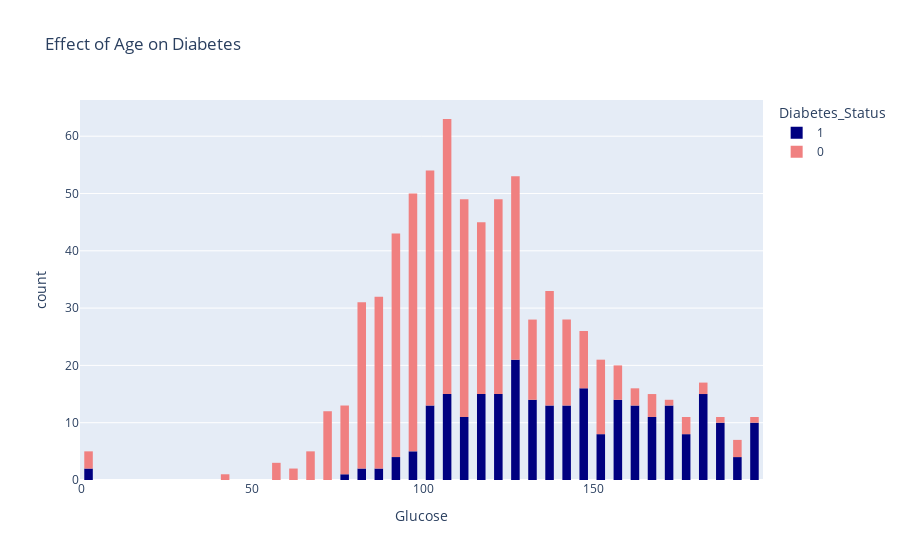

The code cell stored with this chart in its notebook:
### Code cell
glucose = px.histogram(diabetes_df, x = 'Glucose', color = 'Diabetes_Status' ,color_discrete_sequence=['navy', 'lightcoral'], title = 'Effect of Age on Diabetes')
glucose.update_layout(bargap = 0.5)

### Figure 1 — Plotly figure (JSON) as saved in the notebook; plotly's stock layout.template omitted (floating-point values rounded to 4 significant figures; data arrays with more than 128 entries replaced by an {"elided": "..."} marker saying what was removed)
{"data": [{"alignmentgroup": "True", "bingroup": "x", "hovertemplate": "Diabetes_Status=1<br>Glucose=%{x}<br>count=%{y}<extra></extra>", "legendgroup": "1", "marker": {"color": "navy", "pattern": {"shape": ""}}, "name": "1", "offsetgroup": "1", "orientation": "v", "showlegend": true, "type": "histogram", "x": {"elided": "268 int values"}, "xaxis": "x", "yaxis": "y"}, {"alignmentgroup": "True", "bingroup": "x", "hovertemplate": "Diabetes_Status=0<br>Glucose=%{x}<br>count=%{y}<extra></extra>", "legendgroup": "0", "marker": {"color": "lightcoral", "pattern": {"shape": ""}}, "name": "0", "offsetgroup": "0", "orientation": "v", "showlegend": true, "type": "histogram", "x": {"elided": "500 int values"}, "xaxis": "x", "yaxis": "y"}], "layout": {"bargap": 0.5, "barmode": "relative", "legend": {"title": {"text": "Diabetes_Status"}, "tracegroupgap": 0}, "title": {"text": "Effect of Age on Diabetes"}, "xaxis": {"anchor": "y", "domain": [0, 1], "title": {"text": "Glucose"}}, "yaxis": {"anchor": "x", "domain": [0, 1], "title": {"text": "count"}}}}
